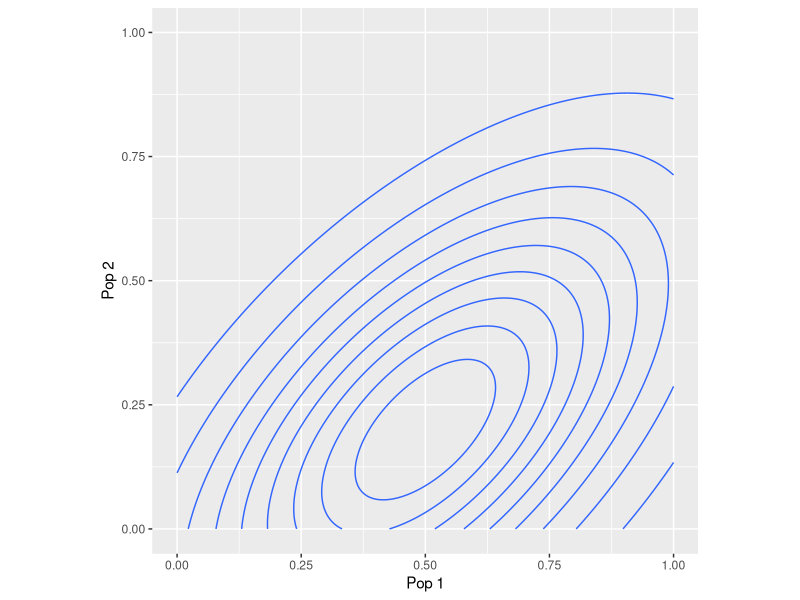
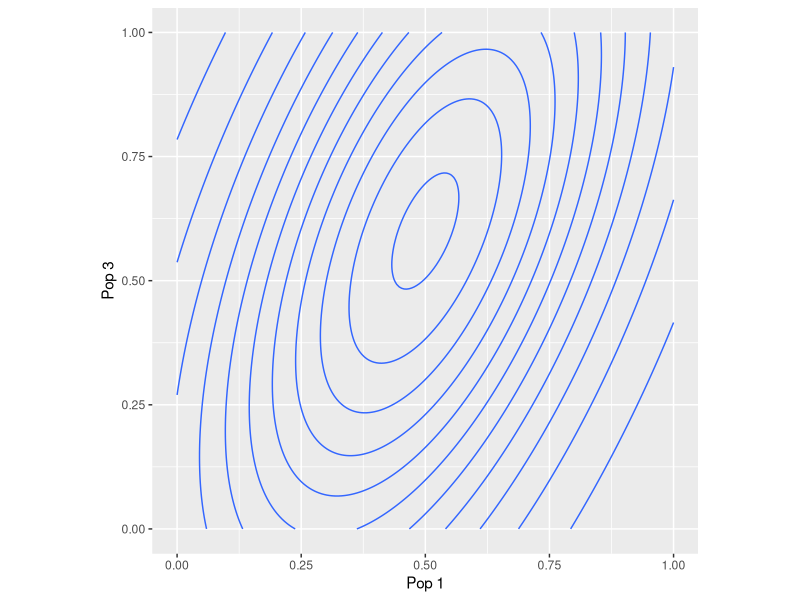
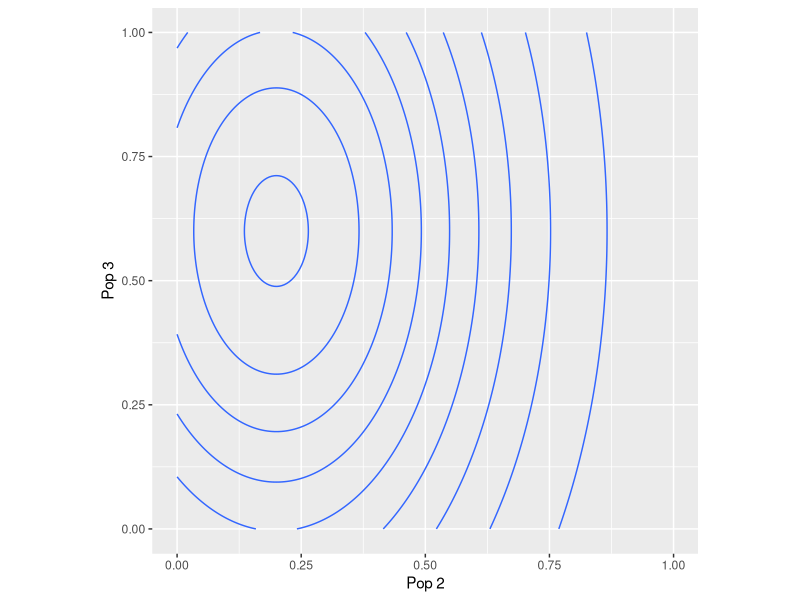
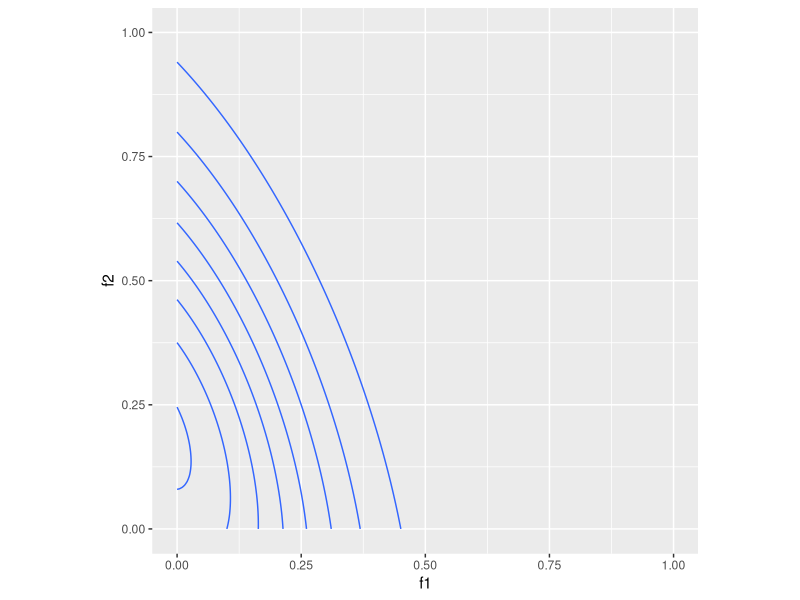
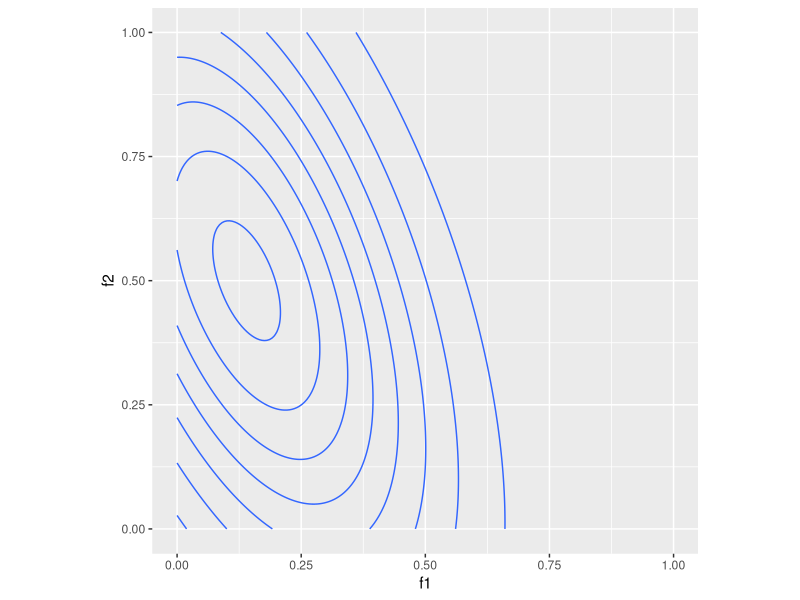
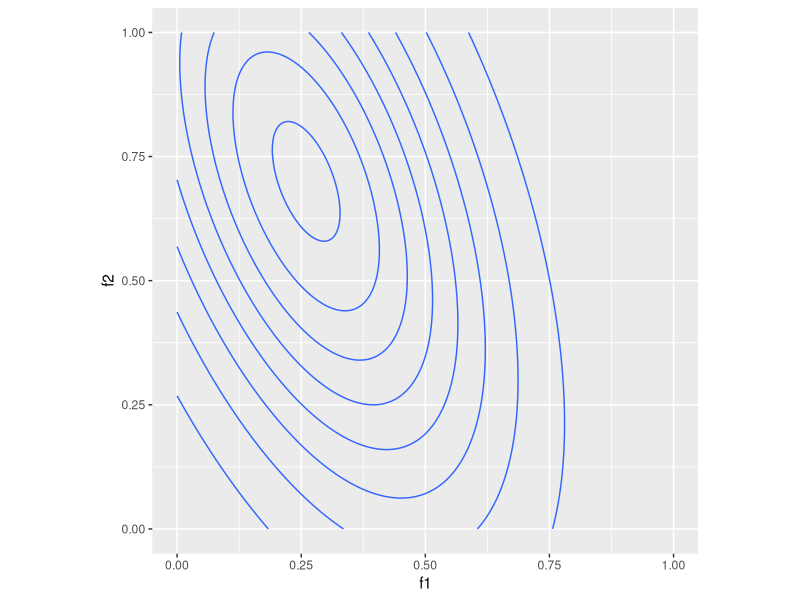
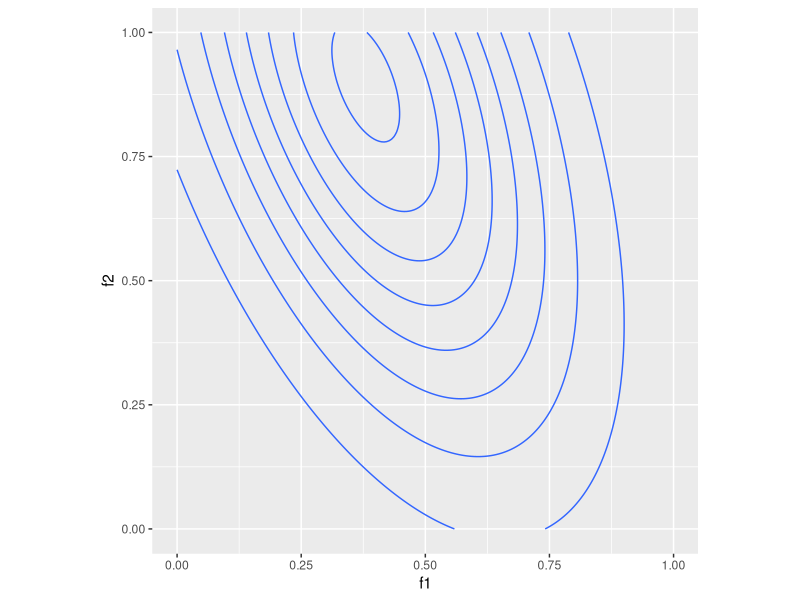

These figures' R source, in order:
## ---- chunk 1
knitr::opts_chunk$set(
  collapse = TRUE,
  comment = "#>",
  fig.path = "README-"
)

suppressPackageStartupMessages(library(ggplot2, quietly = TRUE))
## ---- chunk 2
joint_drift_model <- function(mu, Sigma) {
  structure(list(mu = mu, Sigma = Sigma),
            class = "drift_model")
}

condition <- function(model, index, freq) {
  mu_1 <- model$mu[-index]
  mu_2 <- model$mu[index]
  Sigma_11 <- model$Sigma[-index, -index]
  Sigma_12 <- model$Sigma[-index, index]
  Sigma_21 <- model$Sigma[index, -index]
  Sigma_22 <- model$Sigma[index, index]
  
  X <- Sigma_12 %*% solve(Sigma_22)
  new_mu <- mu_1 + X %*% (freq - mu_2)
  new_Sigma <- Sigma_11 - X %*% Sigma_21
  
  joint_drift_model(new_mu, new_Sigma)
}

plot.drift_model <- function(x, ..., indices = c(1, 2)) {
  i <- indices[1]
  j <- indices[2]
  mu <- x$mu[c(i,j)]
  Sigma <- x$Sigma[c(i,j), c(i,j)]
  
  range1 <- range2 <- seq(0, 1, length.out = 200)
  data.grid <- expand.grid(f1 = range1, f2 = range2)
  q.samp <- cbind(data.grid, 
                  prob = mvtnorm::dmvnorm(data.grid, mean = mu, sigma = Sigma))

  ggplot(q.samp, aes(x = f1, y = f2, z = prob)) + 
    geom_contour() +
    coord_equal(xlim = c(0, 1), ylim = c(0, 1), ratio = 1)
}
## ---- chunk 3
test_mu <- c(0.5, 0.2, 0.6)
test_Sigma <- matrix(c(
  0.1,  0.06, 0.1,
  0.06, 0.1,  0.0,
  0.1,  0.0,  0.3
  ), byrow = TRUE, nrow = 3)
model <- joint_drift_model(test_mu, test_Sigma)
plot(model) + xlab("Pop 1") + ylab("Pop 2")
plot(model, indices = c(1,3)) + xlab("Pop 1") + ylab("Pop 3")
plot(model, indices = c(2,3)) + xlab("Pop 2") + ylab("Pop 3")
## ---- chunk 4
plot(condition(model, index = 1, freq = 0.1))
plot(condition(model, index = 1, freq = 0.4))
plot(condition(model, index = 1, freq = 0.6))
plot(condition(model, index = 1, freq = 0.8))
## ---- chunk 5
expected_F4 <- function(model, a, b, c, d) {
  # E[(a-b)(c-d)] = E[ac]-E[ad]-E[bc]+E[bd]
  # E[xy] = E[x]E[y] + Cov(x,y)
  Eac <- model$mu[a] * model$mu[c] + model$Sigma[a, c]
  Ead <- model$mu[a] * model$mu[d] + model$Sigma[a, d]
  Ebc <- model$mu[b] * model$mu[c] + model$Sigma[b, c]
  Ebd <- model$mu[b] * model$mu[d] + model$Sigma[b, d]
  Eac - Ead - Ebc + Ebd
}

conditional_expected_F4 <- function(model, a, b, c, d, x) {
  function (f) {
    conditional_model <- condition(model, index = x, freq = f)
    expected_F4(conditional_model, a, b, c, d)  
  }
}


## ---- chunk 6
test_mu <- c(0.5, 0.2, 0.6, 0.5, 0.5)
test_Sigma <- matrix(c(
  0.1,  0.06, 0.1, 0.04, 0.05,
  0.06, 0.1,  0.0, 0.00, 0.00,
  0.1,  0.0,  0.3
  ), byrow = TRUE, nrow = 3)
model <- joint_drift_model(test_mu, test_Sigma)
